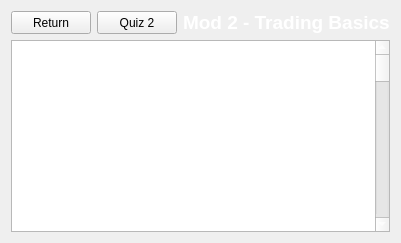
             <widget class="QWidget" name="mod2content">
              <layout class="QGridLayout" name="gridLayout_13">
               <item row="0" column="0">
                <widget class="QPushButton" name="RETURNBTN_2">
                 <property name="enabled">
                  <bool>true</bool>
                 </property>
                 <property name="maximumSize">
                  <size>
                   <width>86</width>
                   <height>29</height>
                  </size>
                 </property>
                 <property name="text">
                  <string>Return</string>
                 </property>
                </widget>
               </item>
               <item row="0" column="1">
                <widget class="QPushButton" name="quizButton2">
                 <property name="maximumSize">
                  <size>
                   <width>86</width>
                   <height>29</height>
                  </size>
                 </property>
                 <property name="text">
                  <string>Quiz 2</string>
                 </property>
                </widget>
               </item>
               <item row="0" column="2">
                <widget class="QLabel" name="mod2header">
                 <property name="font">
                  <font>
                   <pointsize>14</pointsize>
                   <bold>true</bold>
                  </font>
                 </property>
                 <property name="styleSheet">
                  <string notr="true">color: white;</string>
                 </property>
                 <property name="text">
                  <string>Mod 2 - Trading Basics</string>
                 </property>
                </widget>
               </item>
               <item row="1" column="0" colspan="3">
                <widget class="QPlainTextEdit" name="mod2text">
                 <property name="styleSheet">
                  <string notr="true">color: white;</string>
                 </property>
                 <property name="readOnly">
                  <bool>true</bool>
                 </property>
                 <property name="plainText">
                  <string>Module 2: Basics of Stock Trading

1 - Types of Stocks
1.1 - Common vs. Preferred Stocks
Common Stocks: When you purchase common stock, you're buying a piece of ownership in a company. Common shareholders have voting rights, allowing them to influence corporate decisions like electing the board of directors. Dividends may be paid out to common stockholders, but they are not guaranteed and can fluctuate based on the company's profitability.

Preferred Stocks: Preferred stockholders have a higher claim on assets and earnings than common shareholders. They usually receive fixed dividends and are paid out before common shareholders in the event of liquidation. However, preferred stocks typically do not come with voting rights.

1.2 - Blue-Chip Stocks
Blue-chip stocks are shares of large, well-established, and financially sound companies with a history of reliable performance. These companies are leaders in their industries and are known for their quality products or services. Companies like Apple, Microsoft, and Coca-Cola are considered blue-chip stocks due to their market dominance and consistent earnings.

1.3 - Penny Stocks
Penny stocks refer to shares of small companies that trade at low prices, typically under $5 per share. They are often not listed on major exchanges and trade over-the-counter. Penny stocks are highly speculative and carry significant risk due to low liquidity, limited disclosure, and higher volatility.

2 - Stock Exchanges
2.1 - Major Exchanges (NYSE and NASDAQ)
New York Stock Exchange (NYSE): The NYSE is the world's largest stock exchange by market capitalization. It operates as an auction market, where trades occur directly between buyers and sellers.

NASDAQ: An electronic marketplace known for its high concentration of technology stocks. It operates as a dealer market, where trades are executed via a network of dealers or market makers.

2.2 - How Exchanges Facilitate Trading
Exchanges provide a regulated platform where stocks are bought and sold. They ensure fair trading practices, transparency, and efficient price discovery by matching buy and sell orders.

2.3 - Role of Market Makers
Market makers are firms or individuals that buy and sell securities at specified prices to facilitate liquidity in the market. They ensure there's enough volume of trading so that trades can be executed quickly, helping to prevent drastic price changes due to supply and demand imbalances.

3 - How to Buy and Sell Stocks
3.1 - Setting Up a Brokerage Account
Choosing a Broker -&gt; Select a brokerage firm that suits your needs, considering factors like fees, investment options, and customer service.

Account Types -&gt; Decide between different types of accounts such as individual, joint, or retirement accounts.

Verification -&gt; Complete the application process, which may require personal identification and financial information.

3.2 - Market Orders vs. Limit Orders
Market Orders are an instruction to buy or sell a stock immediately at the best available current price. Execution is guaranteed, but the price is not. Limit orders are an order to buy or sell a stock at a specific price or better, where execution is not guaranteed, but you have control over the price.

3.3 - Introduction to Online Trading Platforms
Features: Online platforms offer tools for trading, research, portfolio tracking, and educational resources.
Benefits: Convenience, lower fees, and the ability to execute trades quickly from anywhere.

4 - Reading Stock Information
4.1 - Ticker Symbols
Ticker symbols unique series of letters assigned to a security for trading purposes, such as &quot;AAPL&quot; for Apple Inc., &quot;TSLA&quot; for Tesla Inc., and &quot;NVDA&quot; for Nvidia.

4.2 - Understanding Stock Quotes
Last Price =&gt; The most recent price at which the stock traded.
Change -&gt; The difference in price from the previous day's closing.
Open -&gt; The price at which the stock opened trading for the day.
High/Low -&gt; The highest and lowest prices at which the stock has traded during the day.

4.3 - Bid and Ask Prices
Bid Price -&gt; The highest price a buyer is willing to pay for a stock.
Ask Price -&gt; The lowest price a seller is willing to accept.
Spread -&gt; The difference between the bid and ask prices, representing the transaction cost and market liquidity.

4.4 - Market Indices (Dow Jones, S&amp;P 500)
The Dow Jones Industrial Average (DJIA) tracks 30 large, publicly-owned companies based in the United States, representing various industries, whereas the S&amp;P 500 measures stock performance of 500 large companies listed on exchanges in the U.S., serving as an indicator of the overall stock market health.

5 - The Role of Brokers in Stock Trading
Brokers act as intermediaries between investors and the stock market, executing buy and sell orders on behalf of clients. Some brokers offer investment advice, research, and portfolio management services. Brokers charge fees for their services, which can be based on per-trade commissions or account management fees, typically percentage-based.

6 - Understanding Trading Costs
Commissions -&gt; Fees charged by brokers for executing a trade.
Bid-Ask Spread -&gt; The indirect cost of trading, representing the difference between the buying and selling prices.
Other Fees -&gt; May include account maintenance fees, withdrawal fees, or inactivity fees.

7 - Risks and Rewards in Stock Trading
Potential Gains -&gt; Investors may earn returns through price appreciation and dividends.
Market Risk -&gt; The possibility of losing some or all of the original investment due to market fluctuations.
Volatility -&gt; Stocks can be volatile, leading to rapid changes in stock prices.
Diversification -&gt; Spreading investments across various assets to mitigate risk.

8 - Conclusion
Understanding the basics of stock trading is essential for anyone looking to invest in the stock market. By familiarizing yourself with the types of stocks, how exchanges operate, the process of buying and selling, and interpreting stock information, you lay a strong foundation for making informed trades and investment decisions.</string>
                 </property>
                </widget>
               </item>
              </layout>
             </widget>
